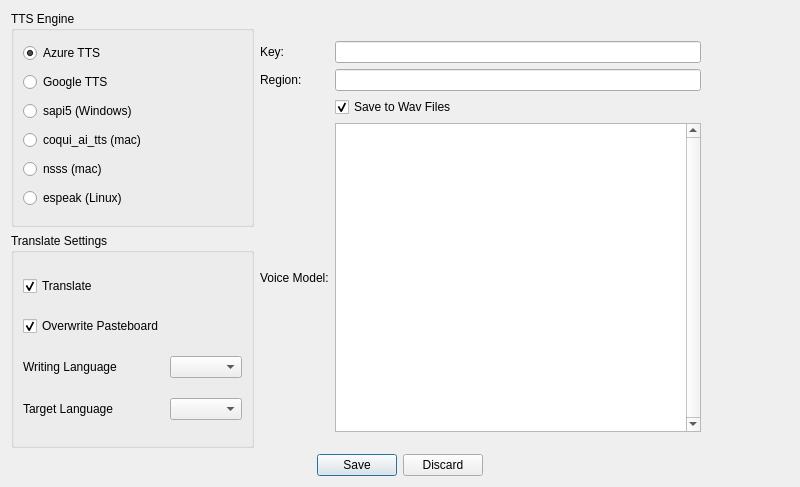
<?xml version="1.0" encoding="UTF-8"?>
<ui version="4.0">
 <class>Widget</class>
 <widget class="QWidget" name="Widget">
  <property name="geometry">
   <rect>
    <x>0</x>
    <y>0</y>
    <width>800</width>
    <height>487</height>
   </rect>
  </property>
  <property name="windowTitle">
   <string>Configure TranslateAndTTS</string>
  </property>
  <layout class="QGridLayout" name="gridLayout">
   <item row="0" column="0">
    <widget class="QGroupBox" name="groupBox_ttsEngine">
     <property name="sizePolicy">
      <sizepolicy hsizetype="Preferred" vsizetype="Preferred">
       <horstretch>0</horstretch>
       <verstretch>0</verstretch>
      </sizepolicy>
     </property>
     <property name="title">
      <string>TTS Engine</string>
     </property>
     <property name="flat">
      <bool>false</bool>
     </property>
     <property name="checkable">
      <bool>false</bool>
     </property>
     <layout class="QVBoxLayout" name="verticalLayout">
      <item>
       <widget class="QRadioButton" name="radioButton_azure">
        <property name="sizePolicy">
         <sizepolicy hsizetype="Fixed" vsizetype="Fixed">
          <horstretch>0</horstretch>
          <verstretch>0</verstretch>
         </sizepolicy>
        </property>
        <property name="text">
         <string>Azure TTS</string>
        </property>
        <property name="checked">
         <bool>true</bool>
        </property>
       </widget>
      </item>
      <item>
       <widget class="QRadioButton" name="radioButton_google">
        <property name="sizePolicy">
         <sizepolicy hsizetype="Fixed" vsizetype="Fixed">
          <horstretch>0</horstretch>
          <verstretch>0</verstretch>
         </sizepolicy>
        </property>
        <property name="text">
         <string>Google TTS</string>
        </property>
        <property name="checked">
         <bool>false</bool>
        </property>
       </widget>
      </item>
      <item>
       <widget class="QRadioButton" name="radioButton_sapi5">
        <property name="sizePolicy">
         <sizepolicy hsizetype="Fixed" vsizetype="Fixed">
          <horstretch>0</horstretch>
          <verstretch>0</verstretch>
         </sizepolicy>
        </property>
        <property name="text">
         <string>sapi5 (Windows)</string>
        </property>
       </widget>
      </item>
      <item>
       <widget class="QRadioButton" name="radioButton_coqui">
        <property name="sizePolicy">
         <sizepolicy hsizetype="Fixed" vsizetype="Fixed">
          <horstretch>0</horstretch>
          <verstretch>0</verstretch>
         </sizepolicy>
        </property>
        <property name="text">
         <string>coqui_ai_tts (mac)</string>
        </property>
       </widget>
      </item>
      <item>
       <widget class="QRadioButton" name="radioButton_nsss">
        <property name="sizePolicy">
         <sizepolicy hsizetype="Fixed" vsizetype="Fixed">
          <horstretch>0</horstretch>
          <verstretch>0</verstretch>
         </sizepolicy>
        </property>
        <property name="text">
         <string>nsss (mac)</string>
        </property>
       </widget>
      </item>
      <item>
       <widget class="QRadioButton" name="radioButton_espeak">
        <property name="sizePolicy">
         <sizepolicy hsizetype="Fixed" vsizetype="Fixed">
          <horstretch>0</horstretch>
          <verstretch>0</verstretch>
         </sizepolicy>
        </property>
        <property name="text">
         <string>espeak (Linux)</string>
        </property>
       </widget>
      </item>
     </layout>
    </widget>
   </item>
   <item row="1" column="0">
    <widget class="QGroupBox" name="groupBox_translate">
     <property name="sizePolicy">
      <sizepolicy hsizetype="Preferred" vsizetype="Preferred">
       <horstretch>0</horstretch>
       <verstretch>0</verstretch>
      </sizepolicy>
     </property>
     <property name="title">
      <string>Translate Settings</string>
     </property>
     <property name="checkable">
      <bool>false</bool>
     </property>
     <layout class="QGridLayout" name="gridLayout_2">
      <item row="1" column="0">
       <widget class="QCheckBox" name="checkBox_overwritepb">
        <property name="sizePolicy">
         <sizepolicy hsizetype="Preferred" vsizetype="Fixed">
          <horstretch>0</horstretch>
          <verstretch>0</verstretch>
         </sizepolicy>
        </property>
        <property name="toolTip">
         <string>&lt;html&gt;&lt;head/&gt;&lt;body&gt;&lt;pre style=&quot; margin-top:0px; margin-bottom:0px; margin-left:0px; margin-right:0px; -qt-block-indent:0; text-indent:0px; line-height:19px; background-color:#1f1f1f;&quot;&gt;&lt;span style=&quot; font-family:'Consolas','Courier New','monospace'; font-size:14px; color:#6a9955;&quot;&gt;Do you want to overwrite the pasteboard with the new translated string?&lt;/span&gt;&lt;/pre&gt;&lt;/body&gt;&lt;/html&gt;</string>
        </property>
        <property name="text">
         <string>Overwrite Pasteboard</string>
        </property>
        <property name="checked">
         <bool>true</bool>
        </property>
       </widget>
      </item>
      <item row="0" column="0">
       <widget class="QCheckBox" name="checkBox_translate">
        <property name="sizePolicy">
         <sizepolicy hsizetype="Preferred" vsizetype="Fixed">
          <horstretch>0</horstretch>
          <verstretch>0</verstretch>
         </sizepolicy>
        </property>
        <property name="toolTip">
         <string>&lt;html&gt;&lt;head/&gt;&lt;body&gt;&lt;pre style=&quot; margin-top:0px; margin-bottom:0px; margin-left:0px; margin-right:0px; -qt-block-indent:0; text-indent:0px; line-height:19px; background-color:#1f1f1f;&quot;&gt;&lt;span style=&quot; font-family:'Consolas','Courier New','monospace'; font-size:14px; color:#6a9955;&quot;&gt;Uncheck this option If you just want it to speak in the text you are writing&lt;/span&gt;&lt;/pre&gt;&lt;/body&gt;&lt;/html&gt;</string>
        </property>
        <property name="text">
         <string>Translate</string>
        </property>
        <property name="checked">
         <bool>true</bool>
        </property>
       </widget>
      </item>
      <item row="2" column="1">
       <widget class="QComboBox" name="comboBox_writeLang"/>
      </item>
      <item row="3" column="0">
       <widget class="QLabel" name="label_2">
        <property name="sizePolicy">
         <sizepolicy hsizetype="Fixed" vsizetype="Preferred">
          <horstretch>0</horstretch>
          <verstretch>0</verstretch>
         </sizepolicy>
        </property>
        <property name="toolTip">
         <string>Target Language for Translattion</string>
        </property>
        <property name="text">
         <string>Target Language</string>
        </property>
       </widget>
      </item>
      <item row="2" column="0">
       <widget class="QLabel" name="label">
        <property name="toolTip">
         <string>&lt;html&gt;&lt;head/&gt;&lt;body&gt;&lt;pre style=&quot; margin-top:0px; margin-bottom:0px; margin-left:0px; margin-right:0px; -qt-block-indent:0; text-indent:0px; line-height:19px; background-color:#1f1f1f;&quot;&gt;&lt;span style=&quot; font-family:'Consolas','Courier New','monospace'; font-size:14px; color:#6a9955;&quot;&gt;Writing Language &lt;/span&gt;&lt;/pre&gt;&lt;p&gt;&lt;br/&gt;&lt;/p&gt;&lt;/body&gt;&lt;/html&gt;</string>
        </property>
        <property name="text">
         <string>Writing Language</string>
        </property>
       </widget>
      </item>
      <item row="3" column="1">
       <widget class="QComboBox" name="comboBox_targetLang">
        <property name="sizePolicy">
         <sizepolicy hsizetype="Preferred" vsizetype="Fixed">
          <horstretch>0</horstretch>
          <verstretch>0</verstretch>
         </sizepolicy>
        </property>
       </widget>
      </item>
     </layout>
    </widget>
   </item>
   <item row="0" column="1" rowspan="2">
    <widget class="QStackedWidget" name="stackedWidget">
     <property name="sizePolicy">
      <sizepolicy hsizetype="Preferred" vsizetype="Expanding">
       <horstretch>0</horstretch>
       <verstretch>0</verstretch>
      </sizepolicy>
     </property>
     <property name="currentIndex">
      <number>0</number>
     </property>
     <widget class="QWidget" name="page">
      <widget class="QWidget" name="formLayoutWidget_4">
       <property name="geometry">
        <rect>
         <x>0</x>
         <y>30</y>
         <width>441</width>
         <height>391</height>
        </rect>
       </property>
       <layout class="QGridLayout" name="gridLayout_4">
        <item row="2" column="1">
         <widget class="QCheckBox" name="checkBox_saveToWav">
          <property name="text">
           <string>Save to Wav Files</string>
          </property>
          <property name="checked">
           <bool>true</bool>
          </property>
         </widget>
        </item>
        <item row="3" column="1">
         <widget class="QListWidget" name="listWidget_voiceazure">
          <property name="sizePolicy">
           <sizepolicy hsizetype="Preferred" vsizetype="Preferred">
            <horstretch>0</horstretch>
            <verstretch>0</verstretch>
           </sizepolicy>
          </property>
          <property name="verticalScrollBarPolicy">
           <enum>Qt::ScrollBarAlwaysOn</enum>
          </property>
          <property name="sortingEnabled">
           <bool>true</bool>
          </property>
         </widget>
        </item>
        <item row="0" column="0">
         <widget class="QLabel" name="label_9">
          <property name="text">
           <string>Key:</string>
          </property>
         </widget>
        </item>
        <item row="1" column="0">
         <widget class="QLabel" name="label_10">
          <property name="text">
           <string>Region:</string>
          </property>
         </widget>
        </item>
        <item row="1" column="1">
         <widget class="QLineEdit" name="lineEdit_region"/>
        </item>
        <item row="3" column="0">
         <widget class="QLabel" name="label_11">
          <property name="text">
           <string>Voice Model:</string>
          </property>
         </widget>
        </item>
        <item row="0" column="1">
         <widget class="QLineEdit" name="lineEdit_key"/>
        </item>
       </layout>
      </widget>
     </widget>
     <widget class="QWidget" name="page_2">
      <widget class="QWidget" name="formLayoutWidget">
       <property name="geometry">
        <rect>
         <x>0</x>
         <y>30</y>
         <width>441</width>
         <height>84</height>
        </rect>
       </property>
       <layout class="QGridLayout" name="gridLayout_5">
        <item row="0" column="0">
         <widget class="QLabel" name="label_3">
          <property name="text">
           <string>Volume:</string>
          </property>
         </widget>
        </item>
        <item row="0" column="1">
         <widget class="QSlider" name="horizontalSlider_volume">
          <property name="maximum">
           <number>100</number>
          </property>
          <property name="value">
           <number>100</number>
          </property>
          <property name="orientation">
           <enum>Qt::Horizontal</enum>
          </property>
         </widget>
        </item>
        <item row="1" column="0">
         <widget class="QLabel" name="label_4">
          <property name="text">
           <string>Rate:</string>
          </property>
         </widget>
        </item>
        <item row="1" column="1">
         <widget class="QSlider" name="horizontalSlider_rate">
          <property name="maximum">
           <number>100</number>
          </property>
          <property name="value">
           <number>100</number>
          </property>
          <property name="orientation">
           <enum>Qt::Horizontal</enum>
          </property>
         </widget>
        </item>
        <item row="2" column="0">
         <widget class="QLabel" name="label_5">
          <property name="toolTip">
           <string>&lt;html&gt;&lt;head/&gt;&lt;body&gt;&lt;pre style=&quot; margin-top:0px; margin-bottom:0px; margin-left:0px; margin-right:0px; -qt-block-indent:0; text-indent:0px; line-height:19px; background-color:#1f1f1f;&quot;&gt;&lt;span style=&quot; font-family:'Consolas','Courier New','monospace'; font-size:14px; color:#6a9955;&quot;&gt;VoiceID. To find what this would be run the programme with --listvoices&lt;/span&gt;&lt;/pre&gt;&lt;/body&gt;&lt;/html&gt;</string>
          </property>
          <property name="text">
           <string>Voice ID:</string>
          </property>
         </widget>
        </item>
        <item row="2" column="1">
         <widget class="QLineEdit" name="lineEdit_voiceID"/>
        </item>
       </layout>
      </widget>
     </widget>
    </widget>
   </item>
   <item row="2" column="0" colspan="2">
    <widget class="QDialogButtonBox" name="buttonBox">
     <property name="layoutDirection">
      <enum>Qt::LeftToRight</enum>
     </property>
     <property name="inputMethodHints">
      <set>Qt::ImhPreferUppercase</set>
     </property>
     <property name="standardButtons">
      <set>QDialogButtonBox::Discard|QDialogButtonBox::Save</set>
     </property>
     <property name="centerButtons">
      <bool>true</bool>
     </property>
    </widget>
   </item>
  </layout>
 </widget>
 <tabstops>
  <tabstop>radioButton_azure</tabstop>
  <tabstop>radioButton_google</tabstop>
  <tabstop>radioButton_sapi5</tabstop>
  <tabstop>radioButton_coqui</tabstop>
  <tabstop>radioButton_nsss</tabstop>
  <tabstop>radioButton_espeak</tabstop>
  <tabstop>checkBox_translate</tabstop>
  <tabstop>checkBox_overwritepb</tabstop>
  <tabstop>comboBox_writeLang</tabstop>
  <tabstop>comboBox_targetLang</tabstop>
  <tabstop>lineEdit_key</tabstop>
  <tabstop>lineEdit_region</tabstop>
  <tabstop>checkBox_saveToWav</tabstop>
  <tabstop>listWidget_voiceazure</tabstop>
  <tabstop>horizontalSlider_volume</tabstop>
  <tabstop>horizontalSlider_rate</tabstop>
  <tabstop>lineEdit_voiceID</tabstop>
 </tabstops>
 <resources/>
 <connections/>
</ui>
